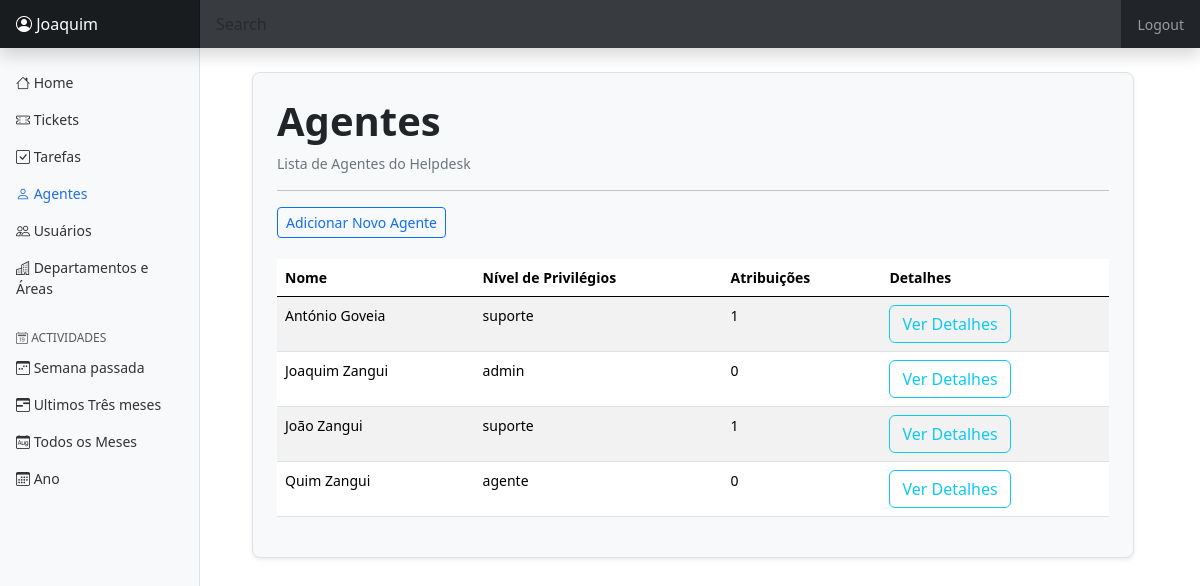
The app's page /users/agent/list/ (signed in) with its own data.
### users/models.py (models this page shows, shortened)
class Agents(models.Model):
    user = models.OneToOneField(User, on_delete=models.CASCADE, related_name='agent')
    privilege_level = models.CharField(max_length=20, choices=[
        ('admin', 'Admin'),
        ('agente', 'Agente'),
        ('suporte', 'Suporte'),
    ], default='user', help_text=_("Select the privilege level for the agent."))  # Example field for privilege level
    class Meta:
        verbose_name = _('Agent')
        verbose_name_plural = _('Agents')
        ordering = ['user__username']

### helpdesk/models.py (models this page shows, shortened)
class Ticket(models.Model):
    user = models.ForeignKey(User, on_delete=models.CASCADE)
    help_topic = models.ForeignKey(HelpTopic, on_delete=models.CASCADE)  # e.g., billing, technical, general inquiry
    issue_summary = models.CharField(max_length=200)
    description = models.TextField()
    priority = models.CharField(max_length=20, choices=[
        ('low', 'Low'),
        ('medium', 'Medium'),
        ('high', 'High'),
        ('urgent', 'Urgent')
    ], default='medium') # essa prioridade do ticket vai ser preenchida de forma com signals
    assigned_to = models.ForeignKey(Agents, null=True, blank=True, related_name='assigned_tickets', on_delete=models.SET_NULL)  # User assigned to resolve the ticket
    created_at = models.DateTimeField(default=timezone.now)
    updated_at = models.DateTimeField(default=timezone.now)
    due_date = models.DateTimeField(null=True, blank=True)  # Optional due date for resolution
    status = models.CharField(max_length=20, choices=[
        ('aberto', 'Aberto'),
        ('em_progresso', 'Em Progresso'),
        ('fechado', 'Fechado')
    ], default='open')  # e.g., open, in_progress, closed
    class Meta:
        verbose_name_plural = "Tickets" # Plural name for the model in admin interface

### users/views.py (the view)
# urls.py: path('agent/list/', views.agent_list, name='agent_list'),
@login_required
def agent_list(request):
    try:
        user_is_staff_member = Agents.objects.filter(user=request.user).values_list('privilege_level', flat=True)
        if not user_is_staff_member:
            return HttpResponse("Infelizmente você não tem autorização para aceder a essa página.")
    except Agents.DoesNotExist:
        return HttpResponse("Infelizmente você não tem autorização para aceder a essa página.")
    agents = Agents.objects.all()
    return render(request, 'users/agent_list.html', {'agents': agents})

### users/templates/users/agent_list.html
{% extends "helpdesk/base.html" %}
{% block main_content %}
    <div class="container p-4 border border-1 rounded-3 shadow-sm bg-light">
        <h1 class="fw-bold">Agentes</h1>
        <p class="text-secondary">Lista de Agentes do Helpdesk</p>
        <hr>
        <small><a href="{% url 'agent_registration' %}" class="btn btn-sm btn-outline-primary">Adicionar Novo Agente</a></small>
        <br>
        <br>
        <table class="table table-striped">
            <thead>
                <tr>
                    <th>Nome</th>
                    <th>Nível de Privilégios</th>
                    <th>Atribuições</th>
                    <th>Detalhes</th>
                </tr>
            </thead>
            <tbody>
                {% for agent in agents %}
                    <tr>
                        <td>{{ agent.user.first_name }} {{ agent.user.last_name }}</td>
                        <td>{{ agent.privilege_level }}</td>
                        {% if agent.assigned_tickets %}
                            <td>{{ agent.assigned_tickets.all|length }}</td>
                        {% else %}
                            <td><span class="text-danger">Não Atribuído</span></td>
                        {% endif %}
                        <td><a href="{% url 'agent_detail' agent.id %}" class="btn btn-outline-info">Ver Detalhes</a></td>
                    </tr>
                {% endfor %}
            </tbody>
        </table>
    </div>
{% endblock %}

### helpdesk/templates/helpdesk/base.html (shortened to what this page needs)
{% load static %}
<!DOCTYPE html>
<html lang="pt-pt">
<head>
    <link href="{% static 'helpdesk/css/bootstrap.min.css' %}" rel="stylesheet">
    <link href="https://cdn.jsdelivr.net/npm/bootstrap@5.3.3/dist/css/bootstrap.min.css" rel="stylesheet">
    <link rel="stylesheet" href="https://cdn.jsdelivr.net/npm/bootstrap-icons@1.11.3/font/bootstrap-icons.min.css">
    <link href="{% static 'helpdesk/css/sidebar_style.css' %}" rel="stylesheet">
</head>
<body>
    <header class="navbar navbar-dark sticky-top bg-dark flex-md-nowrap p-0 shadow">
        {% if user.is_authenticated %}
            <a class="navbar-brand col-md-3 col-lg-2 me-0 px-3" href="{% url 'index' %}" title="{{user.username}}"><i class="bi bi-person-circle"></i> {{user.username|truncatechars:13}}</a>
        {% else %}
            <a class="navbar-brand col-md-3 col-lg-2 me-0 px-3" href="{% url 'index' %}">Central de Suporte</a>
        {% endif %}
        <input class="form-control form-control-dark w-100" type="text" placeholder="Search" aria-label="Search">
        <div class="navbar-nav">
            <div class="nav-item text-nowrap btn-group" role="group">
                {% if user.is_authenticated %}
                    <form action="{% url 'logout' %}" method="post">
                        <button type="submit" class="nav-link px-3">Logout</button>
                    </form>
                {% else %}
                    <a href="{% url 'user_registration' %}" class="nav-link px-3">Registro</a>
                    <a href="{% url 'login' %}" class="nav-link px-3 text-primary fw-bold">Login</a>
                {% endif %}
            </div>
        </div>
    </header>
    <div class="container">
        <div class="row">
            <nav id="sidebarMenu" class="col-md-3 col-lg-2 d-md-block bg-light sidebar collapse">
            <div class="position-sticky pt-3">
                <ul class="nav sidebar-ul flex-column">
                    {% if user.agent.privilege_level == 'admin' or user.agent.privilege_level == 'suporte' or user.agent.privilege_level == 'agente' %}
                        <li class="nav-item">
                            <a class="nav-link sidebar-item-link" aria-current="page" href="{% url 'admin_page' %}">
                                <i class="bi bi-house"></i> Home
                            </a>
                        </li>
                        <li class="nav-item">
                            <a class="nav-link sidebar-item-link" href="{% url 'ticket_list' %}">
                                <i class="bi bi-ticket-perforated"></i>
                                Tickets
                            </a>
                        </li>
                        <li class="nav-item">
                            <a class="nav-link sidebar-item-link" href="#">
                                <i class="bi bi-check-square"></i>
                                Tarefas
                            </a>
                        </li>
                        {% if user.agent.privilege_level == 'admin' %}
                            <li class="nav-item">
                                <a class="nav-link sidebar-item-link" href="{% url 'agent_list' %}">
                                    <i class="bi bi-person"></i>
                                    Agentes
                                </a>
                            </li>
                        {% endif %}
                        <li class="nav-item">
                            <a class="nav-link sidebar-item-link" href="#">
                                <i class="bi bi-people"></i>
                                Usuários
                            </a>
                        </li>
                        <li class="nav-item">
                            <a class="nav-link sidebar-item-link" href="#">
                                <i class="bi bi-buildings"></i>
                                Departamentos e Áreas
                            </a>
                        </li>
                    {% endif %}
                </ul>
                {% if user.agent.privilege_level == 'admin' or user.agent.privilege_level == 'suporte' or user.agent.privilege_level == 'agente' %}
                    <h6 class="sidebar-heading d-flex justify-content-between align-items-center px-3 mt-4 mb-1 text-muted">
                    <span><i class="bi bi-calendar2-date"></i> Actividades</span>
                    </h6>
                    <ul class="nav flex-column mb-2">
                        <li class="nav-item">
                            <a class="nav-link sidebar-item-link" href="#">
                                <i class="bi bi-calendar3-week"></i>
                                Semana passada
                            </a>
                        </li>
                        <li class="nav-item">
                            <a class="nav-link sidebar-item-link" href="#">
                                <i class="bi bi-calendar3-range"></i>
                                Ultimos Três meses
                            </a>
                        </li>
                        <li class="nav-item">
                            <a class="nav-link sidebar-item-link" href="#">
                                <i class="bi bi-calendar-month"></i>
                                Todos os Meses
                            </a>
                        </li>
                        <li class="nav-item">
                            <a class="nav-link sidebar-item-link" href="#">
                                <i class="bi bi-calendar3"></i>
                                Ano
                            </a>
                        </li>
                    </ul>
                {% endif %}
            </div>
            </nav>
        </div>
        <main class="col-md-9 ms-sm-auto col-lg-10 py-4 p-md-4">
            {% block main_content %}{% endblock %}
        </main>
    </div>
</body>
</html>

### static/helpdesk/css/sidebar_style.css (style rules this page uses)
body { font-size: .875rem; }
.sidebar { position: fixed; top: 0; bottom: 0; left: 0; padding: 48px 0 0; box-shadow: inset -1px 0 0 rgba(0, 0, 0, .1); }
.sidebar .nav-link { font-weight: 500; color: #333; }
.sidebar .nav-link.active { color: #2470dc; }
.sidebar-heading { font-size: .75rem; text-transform: uppercase; }
.navbar-brand { padding-top: .75rem; padding-bottom: .75rem; font-size: 1rem; background-color: rgba(0, 0, 0, .25); box-shadow: inset -1px 0 0 rgba(0, 0, 0, .25); }
.navbar .form-control { padding: .75rem 1rem; border-width: 0; border-radius: 0; }
.form-control-dark { color: #fff; background-color: rgba(255, 255, 255, .1); border-color: rgba(255, 255, 255, .1); }

### records on screen
Agents: user.first_name "António", user.last_name "Goveia", privilege_level "suporte", assigned_tickets.all|length "1"
Agents: user.first_name "Joaquim", user.last_name "Zangui", privilege_level "admin", assigned_tickets.all|length "0"
Agents: user.first_name "João", user.last_name "Zangui", privilege_level "suporte", assigned_tickets.all|length "1"
Agents: user.first_name "Quim", user.last_name "Zangui", privilege_level "agente", assigned_tickets.all|length "0"

### other values on screen
{{ user.username|truncatechars:13 }} "Joaquim"
